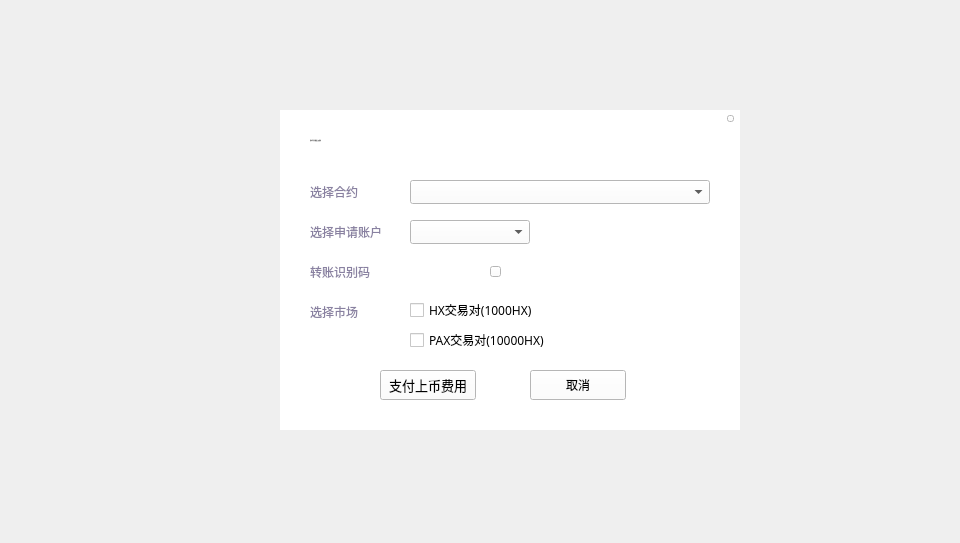
<?xml version="1.0" encoding="UTF-8"?>
<ui version="4.0">
 <class>ApplyExchangeDialog</class>
 <widget class="QDialog" name="ApplyExchangeDialog">
  <property name="geometry">
   <rect>
    <x>0</x>
    <y>0</y>
    <width>960</width>
    <height>543</height>
   </rect>
  </property>
  <property name="windowTitle">
   <string>Dialog</string>
  </property>
  <widget class="QWidget" name="widget" native="true">
   <property name="geometry">
    <rect>
     <x>0</x>
     <y>0</y>
     <width>960</width>
     <height>543</height>
    </rect>
   </property>
   <property name="font">
    <font>
     <family>Microsoft YaHei UI Light</family>
     <weight>75</weight>
     <bold>true</bold>
    </font>
   </property>
   <widget class="QWidget" name="containerWidget" native="true">
    <property name="geometry">
     <rect>
      <x>280</x>
      <y>110</y>
      <width>460</width>
      <height>320</height>
     </rect>
    </property>
    <property name="font">
     <font>
      <family>微软雅黑</family>
      <weight>50</weight>
      <bold>false</bold>
     </font>
    </property>
    <property name="styleSheet">
     <string notr="true">background-color: rgb(255, 255, 255);</string>
    </property>
    <widget class="QLabel" name="label">
     <property name="geometry">
      <rect>
       <x>30</x>
       <y>20</y>
       <width>200</width>
       <height>21</height>
      </rect>
     </property>
     <property name="font">
      <font>
       <family>微软雅黑</family>
       <pointsize>-1</pointsize>
       <weight>50</weight>
       <italic>false</italic>
       <bold>false</bold>
      </font>
     </property>
     <property name="styleSheet">
      <string notr="true">QLabel{font:  14px &quot;微软雅黑&quot;;color: rgb(51, 51, 51);}

</string>
     </property>
     <property name="text">
      <string>合约代币申请链上交易所</string>
     </property>
     <property name="alignment">
      <set>Qt::AlignLeading|Qt::AlignLeft|Qt::AlignVCenter</set>
     </property>
    </widget>
    <widget class="QToolButton" name="closeBtn">
     <property name="geometry">
      <rect>
       <x>447</x>
       <y>5</y>
       <width>7</width>
       <height>7</height>
      </rect>
     </property>
     <property name="cursor">
      <cursorShape>PointingHandCursor</cursorShape>
     </property>
     <property name="focusPolicy">
      <enum>Qt::NoFocus</enum>
     </property>
     <property name="styleSheet">
      <string notr="true"/>
     </property>
     <property name="text">
      <string/>
     </property>
    </widget>
    <widget class="QLabel" name="label_2">
     <property name="geometry">
      <rect>
       <x>30</x>
       <y>70</y>
       <width>80</width>
       <height>24</height>
      </rect>
     </property>
     <property name="styleSheet">
      <string notr="true">QLabel{font: 11px &quot;微软雅黑&quot;;color: rgb(137, 129, 161);}
</string>
     </property>
     <property name="text">
      <string>选择合约</string>
     </property>
    </widget>
    <widget class="QToolButton" name="okBtn">
     <property name="geometry">
      <rect>
       <x>100</x>
       <y>260</y>
       <width>96</width>
       <height>30</height>
      </rect>
     </property>
     <property name="font">
      <font>
       <family>微软雅黑</family>
       <pointsize>10</pointsize>
       <weight>50</weight>
       <italic>false</italic>
       <bold>false</bold>
      </font>
     </property>
     <property name="cursor">
      <cursorShape>PointingHandCursor</cursorShape>
     </property>
     <property name="focusPolicy">
      <enum>Qt::NoFocus</enum>
     </property>
     <property name="styleSheet">
      <string notr="true"/>
     </property>
     <property name="text">
      <string>支付上币费用</string>
     </property>
    </widget>
    <widget class="QToolButton" name="cancelBtn">
     <property name="geometry">
      <rect>
       <x>250</x>
       <y>260</y>
       <width>96</width>
       <height>30</height>
      </rect>
     </property>
     <property name="cursor">
      <cursorShape>PointingHandCursor</cursorShape>
     </property>
     <property name="styleSheet">
      <string notr="true"/>
     </property>
     <property name="text">
      <string>取消</string>
     </property>
    </widget>
    <widget class="QLabel" name="tipLabel">
     <property name="geometry">
      <rect>
       <x>45</x>
       <y>110</y>
       <width>261</width>
       <height>16</height>
      </rect>
     </property>
     <property name="styleSheet">
      <string notr="true">QLabel{font: 11px &quot;微软雅黑&quot;;color: rgb(255,0,0);}
</string>
     </property>
     <property name="text">
      <string/>
     </property>
    </widget>
    <widget class="QComboBox" name="contractComboBox">
     <property name="geometry">
      <rect>
       <x>130</x>
       <y>70</y>
       <width>300</width>
       <height>24</height>
      </rect>
     </property>
    </widget>
    <widget class="QComboBox" name="accountComboBox">
     <property name="geometry">
      <rect>
       <x>130</x>
       <y>110</y>
       <width>120</width>
       <height>24</height>
      </rect>
     </property>
    </widget>
    <widget class="QLabel" name="label_3">
     <property name="geometry">
      <rect>
       <x>30</x>
       <y>110</y>
       <width>80</width>
       <height>24</height>
      </rect>
     </property>
     <property name="styleSheet">
      <string notr="true">QLabel{font: 11px &quot;微软雅黑&quot;;color: rgb(137, 129, 161);}
</string>
     </property>
     <property name="text">
      <string>选择申请账户</string>
     </property>
    </widget>
    <widget class="QLabel" name="label_6">
     <property name="geometry">
      <rect>
       <x>30</x>
       <y>150</y>
       <width>80</width>
       <height>24</height>
      </rect>
     </property>
     <property name="styleSheet">
      <string notr="true">QLabel{font: 11px &quot;微软雅黑&quot;;color: rgb(137, 129, 161);}
</string>
     </property>
     <property name="text">
      <string>转账识别码</string>
     </property>
    </widget>
    <widget class="QLabel" name="memoLabel">
     <property name="geometry">
      <rect>
       <x>130</x>
       <y>150</y>
       <width>80</width>
       <height>24</height>
      </rect>
     </property>
     <property name="text">
      <string/>
     </property>
     <property name="textInteractionFlags">
      <set>Qt::LinksAccessibleByMouse|Qt::TextSelectableByMouse</set>
     </property>
    </widget>
    <widget class="QCheckBox" name="hxCheckBox">
     <property name="geometry">
      <rect>
       <x>130</x>
       <y>190</y>
       <width>180</width>
       <height>20</height>
      </rect>
     </property>
     <property name="cursor">
      <cursorShape>PointingHandCursor</cursorShape>
     </property>
     <property name="text">
      <string>HX交易对(1000HX)</string>
     </property>
    </widget>
    <widget class="QCheckBox" name="paxCheckBox">
     <property name="geometry">
      <rect>
       <x>130</x>
       <y>220</y>
       <width>180</width>
       <height>20</height>
      </rect>
     </property>
     <property name="cursor">
      <cursorShape>PointingHandCursor</cursorShape>
     </property>
     <property name="text">
      <string>PAX交易对(10000HX)</string>
     </property>
    </widget>
    <widget class="QLabel" name="label_8">
     <property name="geometry">
      <rect>
       <x>30</x>
       <y>190</y>
       <width>80</width>
       <height>24</height>
      </rect>
     </property>
     <property name="styleSheet">
      <string notr="true">QLabel{font: 11px &quot;微软雅黑&quot;;color: rgb(137, 129, 161);}
</string>
     </property>
     <property name="text">
      <string>选择市场</string>
     </property>
    </widget>
    <widget class="QToolButton" name="copyBtn">
     <property name="geometry">
      <rect>
       <x>210</x>
       <y>156</y>
       <width>11</width>
       <height>11</height>
      </rect>
     </property>
     <property name="font">
      <font>
       <family>微软雅黑</family>
      </font>
     </property>
     <property name="cursor">
      <cursorShape>PointingHandCursor</cursorShape>
     </property>
     <property name="focusPolicy">
      <enum>Qt::NoFocus</enum>
     </property>
     <property name="text">
      <string/>
     </property>
    </widget>
    <zorder>memoLabel</zorder>
    <zorder>label</zorder>
    <zorder>closeBtn</zorder>
    <zorder>label_2</zorder>
    <zorder>okBtn</zorder>
    <zorder>cancelBtn</zorder>
    <zorder>tipLabel</zorder>
    <zorder>contractComboBox</zorder>
    <zorder>accountComboBox</zorder>
    <zorder>label_3</zorder>
    <zorder>label_6</zorder>
    <zorder>hxCheckBox</zorder>
    <zorder>paxCheckBox</zorder>
    <zorder>label_8</zorder>
    <zorder>copyBtn</zorder>
   </widget>
  </widget>
 </widget>
 <resources/>
 <connections/>
</ui>
